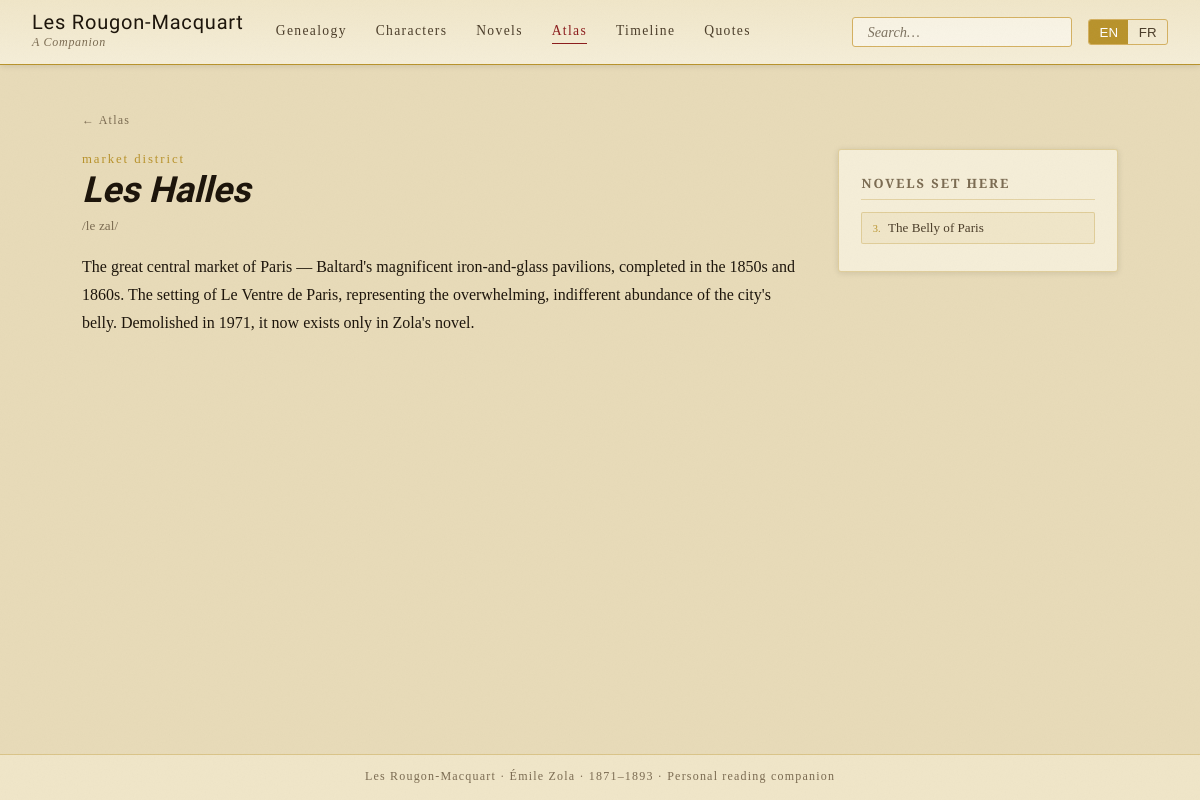
Page /locations/les-halles on the committed database.
### app/models.py (models this page shows, shortened)
class Location(Base):
    __tablename__ = "locations"
    id             = Column(Integer, primary_key=True)
    slug           = Column(String(80), unique=True, nullable=False)
    name           = Column(String(120), nullable=False)
    location_type  = Column(String(40))   # city | district | building | mine | estate | region
    description_en = Column(Text)
    description_fr = Column(Text)
    image_url      = Column(String(255))
    ipa            = Column(String(255))               # French IPA pronunciation
    latitude       = Column(Float)
    longitude      = Column(Float)
    featured       = Column(Boolean, default=False)

class Novel(Base):
    __tablename__ = "novels"
    id           = Column(Integer, primary_key=True)
    number       = Column(Integer, nullable=False)          # 1–20 in series order
    slug         = Column(String(80), unique=True, nullable=False)
    title_fr     = Column(String(120), nullable=False)
    title_en     = Column(String(120), nullable=False)
    year         = Column(Integer)
    summary_en   = Column(Text)
    summary_fr   = Column(Text)
    themes       = Column(Text)                             # comma-separated
    setting      = Column(String(120))                      # primary location
    appearances  = relationship("CharacterAppearance", backref="novel", cascade="all, delete-orphan")
    events       = relationship("Event", backref="novel")

### app/routers/locations.py (the view)
@router.get("/{slug}", response_class=HTMLResponse)
async def location_detail(slug: str, request: Request, db: Session = Depends(get_db)):
    location = db.query(Location).filter(Location.slug == slug).first()
    if not location:
        raise HTTPException(status_code=404, detail="Location not found")
    novels = (
        db.query(Novel)
        .filter(Novel.setting.ilike(f"%{location.name}%"))
        .order_by(Novel.number)
        .all()
    )
    return templates.TemplateResponse(
        request, "locations/detail.html",
        {"location": location, "novels": novels}
    )

### app/templates/locations/detail.html (shortened to what this page needs)
{% extends "base.html" %}
{% block content %}
<div class="page-container animate-in">
  <div style="margin-bottom:1rem;">
    <a href="/locations" style="font-family:var(--font-sc);font-size:0.75rem;letter-spacing:.1em;color:var(--ink-light);">← Atlas</a>
  </div>
  <div style="display:grid;grid-template-columns:1fr 280px;gap:2.5rem;align-items:start;">
    <div>
      <p style="font-family:var(--font-sc);font-size:.8rem;letter-spacing:.15em;color:var(--gold);">
        {{ location.location_type or '' }}
      </p>
      <h1 class="page-title" style="margin-bottom:0.2rem;">{{ location.name }}</h1>
      {% if location.ipa %}
      <p class="ipa-pronunciation lang-text-en" style="margin-bottom:1rem;">/{{ location.ipa }}/</p>
      {% endif %}
      <div style="font-size:1rem;line-height:1.75;">
        <span class="lang-text-en">{{ location.description_en or '' }}</span>
      </div>
    </div>
    {% if novels %}
    <div class="character-sidebar">
      <h2 class="section-heading" data-en="Novels set here" data-fr="Romans situés ici">Novels set here</h2>
      {% for novel in novels %}
      <a href="/novels/{{ novel.slug }}" class="novel-pill" style="display:block;margin:.3rem 0;">
        <span style="font-family:var(--font-sc);font-size:.65rem;color:var(--gold);margin-right:.3rem;">
          {{ novel.number }}.
        </span>
        <span class="lang-text-en">{{ novel.title_en }}</span>
      </a>
      {% endfor %}
    </div>
    {% endif %}
  </div>
</div>
{% endblock %}

### app/static/css/main.css (style rules this page uses)
:root { --parchment: #f5eed8; --parchment-dark: #e8dbb8; --parchment-mid: #f0e6c8; --ink: #1a1208; --ink-faded: #4a3c28; --ink-light: #7a6a50; --rougon: #8B1a1a; --rougon-light: #c45a3a; --macquart: #1a3a5c; --macquart-light: #3a6a9c; --mouret: #2a5a2a; --mouret-light: #4a8a4a; --gold: #b8922a; --gold-light: #d4b060; --gold-pale: #f0dfa0; --shadow-sm: 0 1px 6px rgba(26,18,8,0.12); --shadow-md: 0 3px 14px rgba(26,18,8,0.18); --shadow-lg: 0 6px 28px rgba(26,18,8,0.25); --radius: 3px; --transition: 0.2s ease; --font-display: 'IM Fell English', Georgia, serif; --font-display-sc: 'IM Fell English SC', Georgia, serif; --font-body: 'Cormorant Garamond', Georgia, serif; --font-sc: 'Cormorant SC', Georgia, serif; --font-mono: 'Courier New', monospace; }
*, *::before, *::after { box-sizing: border-box; margin: 0; padding: 0; }
html { scroll-behavior: smooth; }
body { background-color: var(--parchment-dark); color: var(--ink); font-family: var(--font-body); font-size: 17px; line-height: 1.65; min-height: 100vh; display: flex; flex-direction: column; }
a { color: var(--rougon); text-decoration: none; transition: color var(--transition); }
.page-container { max-width: 1100px; margin: 0 auto; padding: 2.5rem 2rem; }
.page-title { font-family: var(--font-display); font-size: clamp(1.6rem, 3vw, 2.4rem); font-style: italic; color: var(--ink); line-height: 1.15; }
.character-sidebar { background: var(--parchment); border: 1px solid rgba(184,146,42,0.35); border-radius: var(--radius); padding: 1.4rem; box-shadow: var(--shadow-sm); }
.ipa-pronunciation { font-family: var(--font-body); font-size: 0.82rem; color: var(--ink-light); margin-top: 0.1rem; margin-bottom: 0.5rem; letter-spacing: 0.01em; }
.section-heading { font-family: var(--font-sc); font-size: 0.8rem; letter-spacing: 0.15em; color: var(--ink-light); text-transform: uppercase; margin-bottom: 0.8rem; padding-bottom: 0.3rem; border-bottom: 1px solid rgba(184,146,42,0.3); }
.novel-pill { display: inline-flex; align-items: center; gap: 0.4rem; background: var(--parchment-mid); border: 1px solid rgba(184,146,42,0.3); border-radius: 2px; padding: 0.25rem 0.65rem; margin: 0.2rem; font-size: 0.82rem; transition: background var(--transition); text-decoration: none; color: var(--ink-faded); }
.animate-in { animation: fadeUp 0.45s ease both; }

### rows in the picture
Location: location_type "market district", name "Les Halles", ipa "le zal", description_en "The great central market of Paris — Baltard's magnificent iron-and-glass pavilions, completed in the 1850s and 1860s. The setting of Le Ventre de Paris, representing the overwhelming, indifferent abundance of the city's belly. Demolished in 1971, it now exists only in Zola's novel."
Novel: number "3", title_en "The Belly of Paris"
